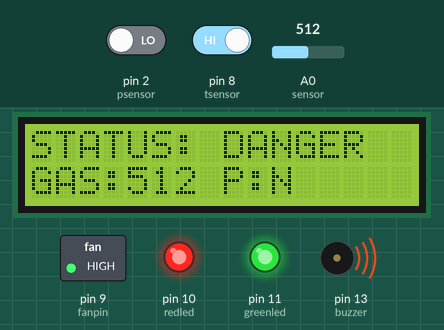
Bench run of a sketch on a simulated Arduino Uno, built with avr-gcc and run on an emulated ATmega328P. Parts: 16×2 character LCD, switched loads named in the sketch (green lamp = pin HIGH), output pins drawn as LEDs (lit = HIGH), buzzer (waves = sounding). Inputs (shaded band) come from the test bench; at power-on: A0 (sensor) = 512, pin 2 (psensor) LOW, pin 8 (tsensor) HIGH. What the sketch prints to the serial monitor is not drawn.

Above: at 2.2 s.
2.3 s: A0 (sensor) set to 109
At 3.2 s:
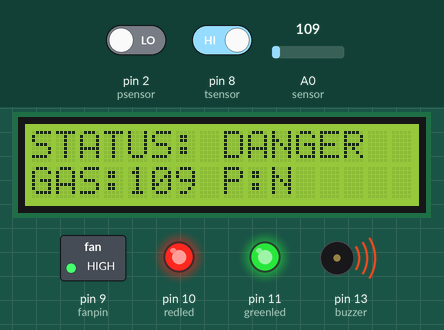
4.2 s: A0 (sensor) set to 89
At 5.4 s:
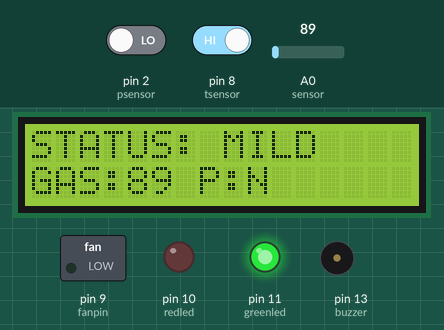
5.8 s: pin 2 (psensor) driven HIGH
At 6.3 s:
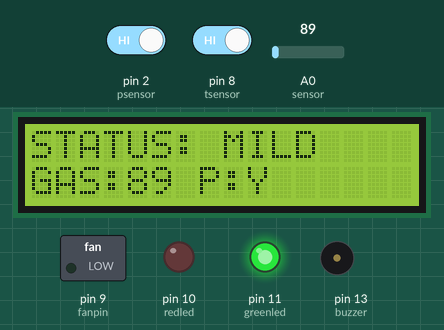
7.3 s: pin 8 (tsensor) driven LOW
At 8.4 s:
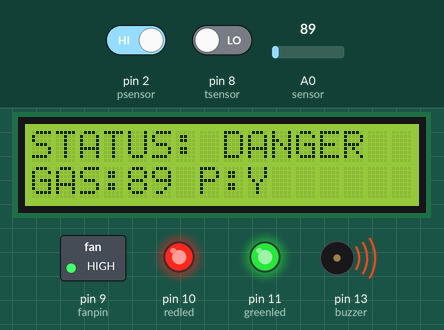
8.9 s: pin 2 (psensor) driven LOW
At 9.4 s:
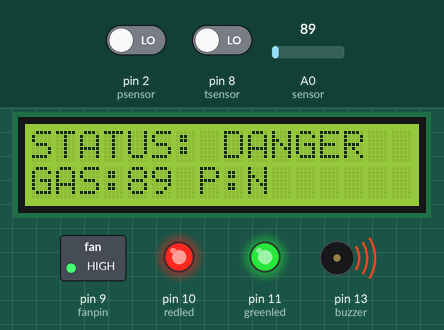
10.5 s: A0 (sensor) set to 122
At 11.7 s:
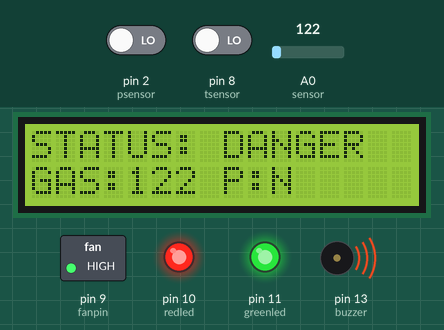
Timing chart, 0 to 13.1 s (numbered marks = the images above; inputs shaded):
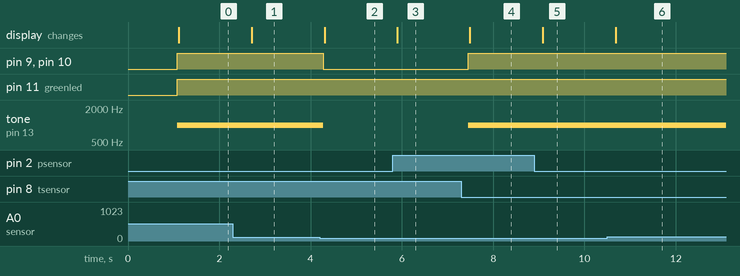

The sketch:

SMART_HAZRD_MONITORING_SYSTEM.ino.ino
```cpp
#include <LiquidCrystal_I2C.h>
LiquidCrystal_I2C lcd(0x27, 16, 2);

int greenled = 11;
int buzzer = 13;
int sensor = A0;      // gas/smoke sensor
int midThre = 60;     // ABOVE this = MILD   (tune after testing)
int thre = 100;        // ABOVE this = DANGER
int psensor = 2;
int tsensor = 8;
int flame_pin = HIGH;

int redled = 10;
int fanpin = 9;

void setup() {
  pinMode(buzzer, OUTPUT);
  pinMode(greenled, OUTPUT);
  pinMode(tsensor, INPUT);
  pinMode(psensor, INPUT);
  pinMode(sensor, INPUT);
  pinMode(redled, OUTPUT);
  pinMode(fanpin, OUTPUT);
  digitalWrite(fanpin, LOW);

  Serial.begin(9600);

  lcd.init();
  lcd.backlight();
  lcd.setCursor(0, 0);
  lcd.print("HAZARD MONITOR");
  delay(1000);
  lcd.clear();
}

void loop()
{
  digitalWrite(greenled, HIGH);

  int read = digitalRead(psensor);
  int analogValue = analogRead(sensor);
  flame_pin = digitalRead(tsensor);

  String gasStatus;
  bool gasDanger = false;
  if (analogValue >= thre) {
    gasStatus = "DANGER";
    gasDanger = true;
  } else if (analogValue >= midThre) {
    gasStatus = "MILD";
  } else {
    gasStatus = "SAFE";
  }

  bool flameDanger = (flame_pin == LOW);
  bool personPresent = (read == HIGH);   // PIR = context only, not an alarm trigger

  // ---- only gas and flame can set off the alarm ----
  bool alarm = gasDanger || flameDanger;

  digitalWrite(redled, alarm ? HIGH : LOW);
  digitalWrite(fanpin, alarm ? HIGH : LOW);

  if (alarm) tone(buzzer, 1000);
  else noTone(buzzer);

  String overall = alarm ? "DANGER" : gasStatus;

  lcd.setCursor(0, 0);
  lcd.print("STATUS: ");
  lcd.print(overall);
  lcd.print("   ");
  lcd.setCursor(0, 1);
  lcd.print("GAS:");
  lcd.print(analogValue);
  lcd.print(" P:");
  lcd.print(personPresent ? "Y" : "N");
  lcd.print("     ");

  Serial.print("GAS:"); Serial.print(analogValue);
  Serial.print(" FLAME:"); Serial.print(flameDanger ? "DANGER" : "ok");
  Serial.print(" PIR:"); Serial.print(personPresent ? "YES" : "no");
  Serial.print(" OVERALL:"); Serial.println(overall);

  delay(500);
}
```

Measured:
- the behaviour switches between 100 and 99 on A0 (sensor) (found by bisection; images 1 and 2)
- after the input at 2.3 s, the display: changes after 0.41 s (image 1)
- after the input at 4.2 s, pin 9 (fanpin), pin 10 (redled): HIGH → LOW after 0.08 s; tone on pin 13 (buzzer): 1000 Hz → silent after 0.08 s; the display: changes after 0.11 s (image 2)
- after the input at 5.8 s, the display: changes after 0.10 s (image 3)
- after the input at 7.3 s, pin 9 (fanpin), pin 10 (redled): LOW → HIGH after 0.16 s; tone on pin 13 (buzzer): silent → 1000 Hz after 0.16 s; the display: changes after 0.19 s (image 4)
- after the input at 8.9 s, the display: changes after 0.18 s (image 5)
- after the input at 10.5 s, the display: changes after 0.18 s (image 6)
